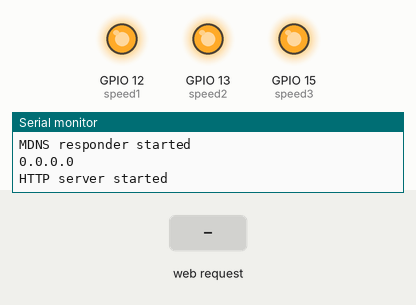
Simulated run of this sketch. Board: ESP8266 (NodeMCU). On the bench: output pins drawn as LEDs (lit = HIGH), the last lines printed to the serial monitor. The inputs (shaded band) are chosen by the test bench. WiFi joins after 1.5 s; servers stay silent unless stated.

Above: at 2.2 s.
2.3 s: HTTP request GET /1on received
At 3.2 s:
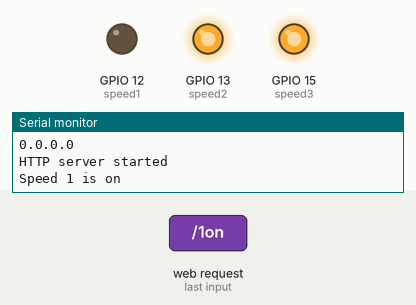
3.8 s: HTTP request GET /2on received
At 4.4 s:
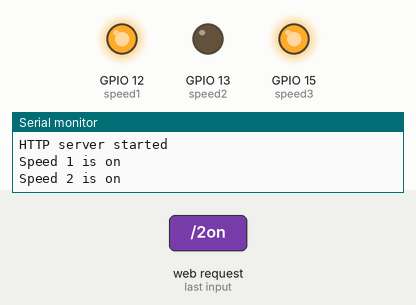
5.3 s: HTTP request GET /3on received
At 6.7 s:
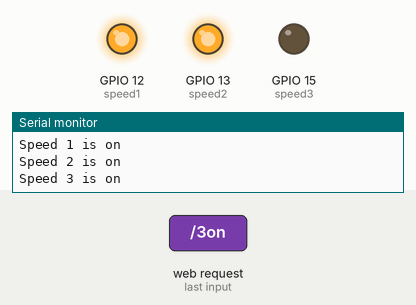
Timing chart, 0 to 8.3 s (numbered marks = the images above; inputs shaded):
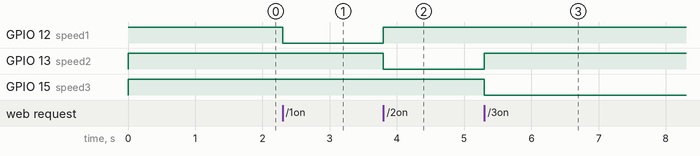

The sketch:

MyFan.ino
```cpp
#include <ESP8266WiFi.h>
#include <WiFiClient.h>
#include <ESP8266WebServer.h>
#include <ESP8266mDNS.h>

MDNSResponder mdns;


/* Set these to your desired credentials. */
const char *ssid = "Emmanuel";
const char *password = "emmanuelidiags";

ESP8266WebServer server(80);


String webPage = "";
String feedback = "";
String currentPage = "";

int speed1 = 12;
int speed2 = 13;
int speed3 = 15;


void setup() {

  webPage += "<body style=background-color:pink><h1 style=color:blue;font-size:500%;>EMANCIPATOR WIFI</h1> <p style=color:black;font-size:150%;><i> This is a simple wifi-controlled system which is the basis of most Home Automation Systems. Its major component is the wifi module,which in this case, is the ESP8266.</i></p>";
  webPage += "<p style=color:black;font-size:150%;><i> For the records, this was designed by IDIAGHE EMMANUEL EMANCIPATOR on this day: 22/05/18. </i></p>";
  webPage += "<p style=color:green;font-size:300%;><b>Speed 1...<br><a href=\"1on\"><button style=color:white;font-size:250%;height:150px;width:350px;background-color:blue;><b>ON</button></a>&nbsp<br>";
  webPage += "<p style=color:green;font-size:300%;><b>Speed 2...<br><a href=\"2on\"><button style=color:white;font-size:250%;height:150px;width:350px;background-color:blue;><b>ON</button></a>&nbsp;<br>";
  webPage += "<p style=color:green;font-size:300%;><b>Speed 3...<br><a href=\"3on\"><button style=color:white;font-size:250%;height:150px;width:350px;background-color:blue;><b>ON</button></a>&nbsp;";
  webPage += "<p style=color:green;font-size:300%;><b>    OFF...<br><a href=\"off\"><button style=color:white;font-size:250%;height:150px;width:350px;background-color:blue;><b>OFF</button></a>&nbsp;";

  pinMode(speed1, OUTPUT);
  digitalWrite(speed1, HIGH);
  pinMode(speed2, OUTPUT);
  digitalWrite(speed2, HIGH);
  pinMode(speed3, OUTPUT);
  digitalWrite(speed3, HIGH);


  delay(1000);
  Serial.begin(115200);
  Serial.println();
  Serial.print("Configuring access point...");
  /* You can remove the password parameter if you want the AP to be open. */
  WiFi.begin(ssid, password);

  IPAddress myIP = WiFi.softAPIP();
  Serial.print("AP IP address: ");
  Serial.println(myIP);

  if (mdns.begin("esp8266", WiFi.localIP())) {
    Serial.println("MDNS responder started");
     Serial.println(WiFi.localIP());
  }

  server.on("/", []() {
    feedback = "<p><b>Waiting for user_input...Please click a button</b></p>";
    currentPage = webPage + feedback;
    server.send(200, "text/html", currentPage);
  });
  server.on("/1on", []() {
    feedback = "<p><b>Speed 1 is ON</b></p>";
    currentPage = webPage + feedback;
    server.send(200, "text/html", currentPage);
    digitalWrite(speed1, LOW);
    digitalWrite(speed2, HIGH);
    digitalWrite(speed3, HIGH);
    Serial.println("Speed 1 is on");
    delay(1000);
  });
  server.on("/2on", []() {
    feedback = "<p><b>Speed 2 is ON</b></p>";
    currentPage = webPage + feedback;
    server.send(200, "text/html", currentPage);
    digitalWrite(speed1, HIGH);
    digitalWrite(speed2, LOW);
    digitalWrite(speed3, HIGH);
     Serial.println("Speed 2 is on");
    delay(1000);
  });
  server.on("/3on", []() {
    feedback = "<p><b>Speed 3 is ON</b></p>";
    currentPage = webPage + feedback;
    server.send(200, "text/html", currentPage);
    digitalWrite(speed1, HIGH);
    digitalWrite(speed2, HIGH);
    digitalWrite(speed3, LOW);
     Serial.println("Speed 3 is on");
    delay(1000);
  });
  server.on("/off", []() {
    feedback = "<p><b>Fan is OFF</b></p>";
    currentPage = webPage + feedback;
    server.send(200, "text/html", currentPage);
    digitalWrite(speed1, HIGH);
    digitalWrite(speed2, HIGH);
    digitalWrite(speed3, HIGH);
     Serial.println("Fan is off");
    delay(1000);
  });
  server.begin();
  Serial.println("HTTP server started");
}

void loop() {
  server.handleClient();
}
```

Measured:
- after the input at 2.3 s, GPIO 12 (speed1): HIGH → LOW at once
- after the input at 3.8 s, GPIO 12 (speed1): LOW → HIGH at once; GPIO 13 (speed2): HIGH → LOW at once
- after the input at 5.3 s, GPIO 13 (speed2): LOW → HIGH at once; GPIO 15 (speed3): HIGH → LOW at once
